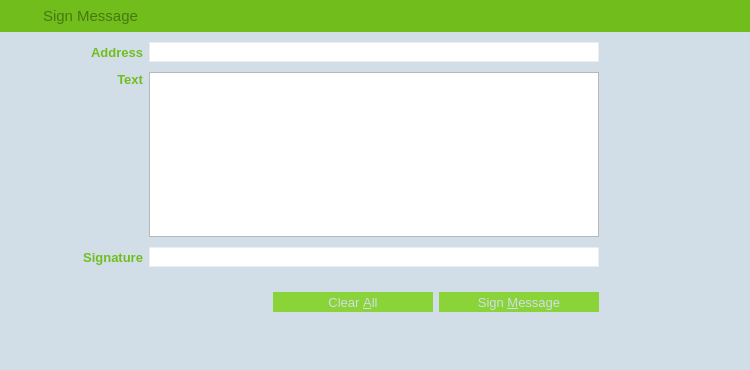
<?xml version="1.0" encoding="UTF-8"?>
<ui version="4.0">
 <class>SignMessagePage</class>
 <widget class="QWidget" name="SignMessagePage">
  <property name="geometry">
   <rect>
    <x>0</x>
    <y>0</y>
    <width>750</width>
    <height>370</height>
   </rect>
  </property>
  <property name="palette">
   <palette>
    <active>
     <colorrole role="Button">
      <brush brushstyle="SolidPattern">
       <color alpha="255">
        <red>233</red>
        <green>217</green>
        <blue>216</blue>
       </color>
      </brush>
     </colorrole>
     <colorrole role="Base">
      <brush brushstyle="SolidPattern">
       <color alpha="255">
        <red>233</red>
        <green>217</green>
        <blue>216</blue>
       </color>
      </brush>
     </colorrole>
     <colorrole role="Window">
      <brush brushstyle="SolidPattern">
       <color alpha="255">
        <red>233</red>
        <green>217</green>
        <blue>216</blue>
       </color>
      </brush>
     </colorrole>
     <colorrole role="Highlight">
      <brush brushstyle="SolidPattern">
       <color alpha="255">
        <red>235</red>
        <green>235</green>
        <blue>235</blue>
       </color>
      </brush>
     </colorrole>
     <colorrole role="HighlightedText">
      <brush brushstyle="SolidPattern">
       <color alpha="255">
        <red>171</red>
        <green>127</green>
        <blue>130</blue>
       </color>
      </brush>
     </colorrole>
    </active>
    <inactive>
     <colorrole role="Button">
      <brush brushstyle="SolidPattern">
       <color alpha="255">
        <red>233</red>
        <green>217</green>
        <blue>216</blue>
       </color>
      </brush>
     </colorrole>
     <colorrole role="Base">
      <brush brushstyle="SolidPattern">
       <color alpha="255">
        <red>233</red>
        <green>217</green>
        <blue>216</blue>
       </color>
      </brush>
     </colorrole>
     <colorrole role="Window">
      <brush brushstyle="SolidPattern">
       <color alpha="255">
        <red>233</red>
        <green>217</green>
        <blue>216</blue>
       </color>
      </brush>
     </colorrole>
     <colorrole role="Highlight">
      <brush brushstyle="SolidPattern">
       <color alpha="255">
        <red>235</red>
        <green>235</green>
        <blue>235</blue>
       </color>
      </brush>
     </colorrole>
     <colorrole role="HighlightedText">
      <brush brushstyle="SolidPattern">
       <color alpha="255">
        <red>171</red>
        <green>127</green>
        <blue>130</blue>
       </color>
      </brush>
     </colorrole>
    </inactive>
    <disabled>
     <colorrole role="Button">
      <brush brushstyle="SolidPattern">
       <color alpha="255">
        <red>233</red>
        <green>217</green>
        <blue>216</blue>
       </color>
      </brush>
     </colorrole>
     <colorrole role="Base">
      <brush brushstyle="SolidPattern">
       <color alpha="255">
        <red>233</red>
        <green>217</green>
        <blue>216</blue>
       </color>
      </brush>
     </colorrole>
     <colorrole role="Window">
      <brush brushstyle="SolidPattern">
       <color alpha="255">
        <red>233</red>
        <green>217</green>
        <blue>216</blue>
       </color>
      </brush>
     </colorrole>
     <colorrole role="Highlight">
      <brush brushstyle="SolidPattern">
       <color alpha="255">
        <red>240</red>
        <green>240</green>
        <blue>240</blue>
       </color>
      </brush>
     </colorrole>
     <colorrole role="HighlightedText">
      <brush brushstyle="SolidPattern">
       <color alpha="255">
        <red>171</red>
        <green>127</green>
        <blue>130</blue>
       </color>
      </brush>
     </colorrole>
    </disabled>
   </palette>
  </property>
  <property name="windowTitle">
   <string>Form</string>
  </property>
  <property name="styleSheet">
   <string notr="true">QLineEdit {
	border: 1px solid #ededed;
}
</string>
  </property>
  <layout class="QVBoxLayout" name="verticalLayout_4">
   <property name="spacing">
    <number>0</number>
   </property>
   <property name="leftMargin">
    <number>0</number>
   </property>
   <property name="topMargin">
    <number>0</number>
   </property>
   <property name="rightMargin">
    <number>0</number>
   </property>
   <property name="bottomMargin">
    <number>0</number>
   </property>
   <item>
    <widget class="QWidget" name="wHeader" native="true">
     <property name="minimumSize">
      <size>
       <width>0</width>
       <height>32</height>
      </size>
     </property>
     <property name="maximumSize">
      <size>
       <width>16777215</width>
       <height>32</height>
      </size>
     </property>
     <property name="styleSheet">
      <string notr="true">background-color: rgb(113,189,28);</string>
     </property>
     <property name="is_header" stdset="0">
      <bool>true</bool>
     </property>
     <layout class="QHBoxLayout" name="horizontalLayout_20">
      <property name="leftMargin">
       <number>0</number>
      </property>
      <property name="topMargin">
       <number>0</number>
      </property>
      <property name="rightMargin">
       <number>0</number>
      </property>
      <property name="bottomMargin">
       <number>0</number>
      </property>
      <item>
       <spacer name="horizontalSpacer_28">
        <property name="orientation">
         <enum>Qt::Horizontal</enum>
        </property>
        <property name="sizeType">
         <enum>QSizePolicy::Fixed</enum>
        </property>
        <property name="sizeHint" stdset="0">
         <size>
          <width>7</width>
          <height>20</height>
         </size>
        </property>
       </spacer>
      </item>
      <item>
       <widget class="QLabel" name="label_37">
        <property name="sizePolicy">
         <sizepolicy hsizetype="Preferred" vsizetype="Preferred">
          <horstretch>0</horstretch>
          <verstretch>0</verstretch>
         </sizepolicy>
        </property>
        <property name="minimumSize">
         <size>
          <width>30</width>
          <height>30</height>
         </size>
        </property>
        <property name="maximumSize">
         <size>
          <width>30</width>
          <height>30</height>
         </size>
        </property>
        <property name="text">
         <string/>
        </property>
        <property name="pixmap">
         <pixmap resource="../res.qrc">:/res/sign_message_icon.png</pixmap>
        </property>
       </widget>
      </item>
      <item>
       <widget class="QLabel" name="label_38">
        <property name="font">
         <font>
          <pointsize>11</pointsize>
          <stylestrategy>PreferAntialias</stylestrategy>
         </font>
        </property>
        <property name="styleSheet">
         <string notr="true">QLabel {
	color: rgb(70,120,16);
}</string>
        </property>
        <property name="text">
         <string>Sign Message</string>
        </property>
        <property name="buddy">
         <cstring></cstring>
        </property>
       </widget>
      </item>
     </layout>
    </widget>
   </item>
   <item>
    <widget class="QWidget" name="wContainer" native="true">
     <property name="styleSheet">
      <string notr="true">#wContainer {
	background-color: rgb(209,222,231);
}</string>
     </property>
     <layout class="QVBoxLayout" name="verticalLayout_2">
      <property name="spacing">
       <number>0</number>
      </property>
      <property name="leftMargin">
       <number>0</number>
      </property>
      <property name="topMargin">
       <number>0</number>
      </property>
      <property name="rightMargin">
       <number>0</number>
      </property>
      <property name="bottomMargin">
       <number>0</number>
      </property>
      <item>
       <layout class="QHBoxLayout" name="horizontalLayout" stretch="1,7,1">
        <property name="spacing">
         <number>0</number>
        </property>
        <item>
         <spacer name="horizontalSpacer_29">
          <property name="orientation">
           <enum>Qt::Horizontal</enum>
          </property>
          <property name="sizeHint" stdset="0">
           <size>
            <width>136</width>
            <height>216</height>
           </size>
          </property>
         </spacer>
        </item>
        <item>
         <layout class="QVBoxLayout" name="verticalLayout_3">
          <property name="topMargin">
           <number>0</number>
          </property>
          <item>
           <layout class="QGridLayout" name="gridLayout_5">
            <property name="topMargin">
             <number>6</number>
            </property>
            <property name="bottomMargin">
             <number>3</number>
            </property>
            <property name="spacing">
             <number>6</number>
            </property>
            <item row="2" column="0">
             <widget class="QLabel" name="label_40">
              <property name="font">
               <font>
                <pointsize>10</pointsize>
                <weight>75</weight>
                <bold>true</bold>
               </font>
              </property>
              <property name="styleSheet">
               <string notr="true">QLabel {
	color: rgb(113,189,28);
}</string>
              </property>
              <property name="text">
               <string>Signature</string>
              </property>
              <property name="alignment">
               <set>Qt::AlignRight|Qt::AlignTrailing|Qt::AlignVCenter</set>
              </property>
              <property name="margin">
               <number>5</number>
              </property>
             </widget>
            </item>
            <item row="0" column="3">
             <widget class="QPushButton" name="addressBookButton_SM">
              <property name="minimumSize">
               <size>
                <width>28</width>
                <height>28</height>
               </size>
              </property>
              <property name="maximumSize">
               <size>
                <width>28</width>
                <height>28</height>
               </size>
              </property>
              <property name="toolTip">
               <string>Choose an address from the address book</string>
              </property>
              <property name="styleSheet">
               <string notr="true">QPushButton {
	border: 0px solid gray;
	image: url(:/res/addressbook/normal.png);	
}

QPushButton:!enabled {
	image: url(:/res/addressbook/disabled.png);
}

QPushButton:pressed:flat {
	image: url(:/res/addressbook/pressed.png);
}

QPushButton:hover {
	image: url(:/res/addressbook/hover.png);
}</string>
              </property>
              <property name="shortcut">
               <string>Alt+A</string>
              </property>
              <property name="flat">
               <bool>true</bool>
              </property>
             </widget>
            </item>
            <item row="0" column="2">
             <widget class="QPushButton" name="pasteButton_SM">
              <property name="minimumSize">
               <size>
                <width>28</width>
                <height>28</height>
               </size>
              </property>
              <property name="maximumSize">
               <size>
                <width>28</width>
                <height>28</height>
               </size>
              </property>
              <property name="toolTip">
               <string>Paste address from clipboard</string>
              </property>
              <property name="styleSheet">
               <string notr="true">QPushButton {
	border: 0px solid gray;
	image: url(:/res/paste/normal.png);	
}

QPushButton:!enabled {
	image: url(:/res/paste/disabled.png);
}

QPushButton:pressed:flat {
	image: url(:/res/paste/pressed.png);
}

QPushButton:hover {
	image: url(:/res/paste/hover.png);
}</string>
              </property>
              <property name="shortcut">
               <string>Alt+P</string>
              </property>
              <property name="flat">
               <bool>true</bool>
              </property>
             </widget>
            </item>
            <item row="0" column="0">
             <widget class="QLabel" name="label_39">
              <property name="font">
               <font>
                <pointsize>10</pointsize>
                <weight>75</weight>
                <bold>true</bold>
               </font>
              </property>
              <property name="styleSheet">
               <string notr="true">QLabel {
	color: rgb(113,189,28);
}</string>
              </property>
              <property name="text">
               <string>Address</string>
              </property>
              <property name="alignment">
               <set>Qt::AlignRight|Qt::AlignTrailing|Qt::AlignVCenter</set>
              </property>
              <property name="margin">
               <number>5</number>
              </property>
             </widget>
            </item>
            <item row="0" column="1">
             <widget class="QValidatedLineEdit" name="addressIn_SM">
              <property name="minimumSize">
               <size>
                <width>0</width>
                <height>20</height>
               </size>
              </property>
              <property name="font">
               <font>
                <pointsize>10</pointsize>
               </font>
              </property>
              <property name="toolTip">
               <string>The address to sign the message with (e.g. CNS17iag9jJgTHD1VXjvLCEnZuQ3rJDE9L)</string>
              </property>
              <property name="styleSheet">
               <string notr="true">color:rgb(113,189,28);</string>
              </property>
              <property name="maxLength">
               <number>34</number>
              </property>
             </widget>
            </item>
            <item row="1" column="0">
             <widget class="QLabel" name="label_41">
              <property name="font">
               <font>
                <pointsize>10</pointsize>
                <weight>75</weight>
                <bold>true</bold>
               </font>
              </property>
              <property name="styleSheet">
               <string notr="true">QLabel {
	color: rgb(113,189,28);
}</string>
              </property>
              <property name="text">
               <string>Text</string>
              </property>
              <property name="alignment">
               <set>Qt::AlignRight|Qt::AlignTop|Qt::AlignTrailing</set>
              </property>
              <property name="margin">
               <number>5</number>
              </property>
             </widget>
            </item>
            <item row="1" column="1">
             <widget class="QPlainTextEdit" name="messageIn_SM">
              <property name="font">
               <font>
                <pointsize>10</pointsize>
               </font>
              </property>
              <property name="toolTip">
               <string>Enter the message you want to sign here</string>
              </property>
              <property name="styleSheet">
               <string notr="true">color:rgb(113,189,28);</string>
              </property>
              <property name="plainText">
               <string/>
              </property>
              <property name="backgroundVisible">
               <bool>false</bool>
              </property>
             </widget>
            </item>
            <item row="2" column="2">
             <widget class="QPushButton" name="copySignatureButton_SM">
              <property name="minimumSize">
               <size>
                <width>28</width>
                <height>28</height>
               </size>
              </property>
              <property name="maximumSize">
               <size>
                <width>28</width>
                <height>28</height>
               </size>
              </property>
              <property name="toolTip">
               <string>Copy the current signature to the system clipboard</string>
              </property>
              <property name="styleSheet">
               <string notr="true">QPushButton {
	border: 0px solid gray;
	image: url(:/res/copy/normal.png);
}

QPushButton:pressed:flat {
	image: url(:/res/copy/pressed.png);
}

QPushButton:hover {
	image: url(:/res/copy/hover.png);
}</string>
              </property>
              <property name="text">
               <string/>
              </property>
              <property name="flat">
               <bool>true</bool>
              </property>
             </widget>
            </item>
            <item row="2" column="1">
             <widget class="QLineEdit" name="signatureOut_SM">
              <property name="minimumSize">
               <size>
                <width>0</width>
                <height>20</height>
               </size>
              </property>
              <property name="font">
               <font>
                <pointsize>10</pointsize>
               </font>
              </property>
              <property name="styleSheet">
               <string notr="true">color:rgb(113,189,28);</string>
              </property>
              <property name="readOnly">
               <bool>true</bool>
              </property>
             </widget>
            </item>
           </layout>
          </item>
          <item>
           <widget class="QLabel" name="statusLabel_SM">
            <property name="font">
             <font>
              <pointsize>10</pointsize>
              <weight>75</weight>
              <bold>true</bold>
             </font>
            </property>
            <property name="text">
             <string/>
            </property>
            <property name="alignment">
             <set>Qt::AlignCenter</set>
            </property>
            <property name="wordWrap">
             <bool>true</bool>
            </property>
           </widget>
          </item>
          <item>
           <widget class="QWidget" name="wAcceptHolder" native="true">
            <property name="minimumSize">
             <size>
              <width>0</width>
              <height>26</height>
             </size>
            </property>
            <layout class="QHBoxLayout" name="horizontalLayout_22">
             <property name="leftMargin">
              <number>0</number>
             </property>
             <property name="topMargin">
              <number>0</number>
             </property>
             <property name="rightMargin">
              <number>0</number>
             </property>
             <property name="bottomMargin">
              <number>0</number>
             </property>
             <item>
              <spacer name="horizontalSpacer_30">
               <property name="orientation">
                <enum>Qt::Horizontal</enum>
               </property>
               <property name="sizeHint" stdset="0">
                <size>
                 <width>40</width>
                 <height>20</height>
                </size>
               </property>
              </spacer>
             </item>
             <item>
              <widget class="QPushButton" name="clearButton_SM">
               <property name="minimumSize">
                <size>
                 <width>160</width>
                 <height>20</height>
                </size>
               </property>
               <property name="maximumSize">
                <size>
                 <width>160</width>
                 <height>20</height>
                </size>
               </property>
               <property name="font">
                <font>
                 <pointsize>10</pointsize>
                 <stylestrategy>PreferAntialias</stylestrategy>
                </font>
               </property>
               <property name="toolTip">
                <string>Reset all sign message fields</string>
               </property>
               <property name="styleSheet">
                <string notr="true">QPushButton {
	background-color: rgb(138,211,57);
	color: rgb(209,222,231);
	border: 0px solid gray;
	max-height: 20px;
	min-height: 20px;
	max-width: 160px;
	min-width: 160px;
}

QPushButton:pressed:flat {
	background-color: rgb(70,120,16);
}

QPushButton:hover {
	background-color: rgb(70,120,16);
}</string>
               </property>
               <property name="text">
                <string>Clear &amp;All</string>
               </property>
               <property name="flat">
                <bool>true</bool>
               </property>
              </widget>
             </item>
             <item>
              <widget class="QPushButton" name="signMessageButton_SM">
               <property name="font">
                <font>
                 <pointsize>10</pointsize>
                 <stylestrategy>PreferAntialias</stylestrategy>
                </font>
               </property>
               <property name="toolTip">
                <string>Sign the message to prove you own this Carbonemissiontradecoin address</string>
               </property>
               <property name="styleSheet">
                <string notr="true">QPushButton {
	background-color: rgb(138,211,57);
	color: rgb(209,222,231);
	border: 0px solid gray;
	max-height: 20px;
	min-height: 20px;
	max-width: 160px;
	min-width: 160px;
}

QPushButton:pressed:flat {
	background-color: rgb(70,120,16);
}

QPushButton:hover {
	background-color: rgb(70,120,16);
}</string>
               </property>
               <property name="text">
                <string>Sign &amp;Message</string>
               </property>
               <property name="flat">
                <bool>true</bool>
               </property>
              </widget>
             </item>
             <item>
              <spacer name="horizontalSpacer">
               <property name="orientation">
                <enum>Qt::Horizontal</enum>
               </property>
               <property name="sizeType">
                <enum>QSizePolicy::Fixed</enum>
               </property>
               <property name="sizeHint" stdset="0">
                <size>
                 <width>68</width>
                 <height>20</height>
                </size>
               </property>
              </spacer>
             </item>
            </layout>
           </widget>
          </item>
         </layout>
        </item>
        <item>
         <spacer name="horizontalSpacer_31">
          <property name="orientation">
           <enum>Qt::Horizontal</enum>
          </property>
          <property name="sizeHint" stdset="0">
           <size>
            <width>136</width>
            <height>20</height>
           </size>
          </property>
         </spacer>
        </item>
       </layout>
      </item>
      <item>
       <spacer name="verticalSpacer">
        <property name="orientation">
         <enum>Qt::Vertical</enum>
        </property>
        <property name="sizeHint" stdset="0">
         <size>
          <width>20</width>
          <height>82</height>
         </size>
        </property>
       </spacer>
      </item>
     </layout>
    </widget>
   </item>
  </layout>
 </widget>
 <customwidgets>
  <customwidget>
   <class>QValidatedLineEdit</class>
   <extends>QLineEdit</extends>
   <header>qvalidatedlineedit.h</header>
  </customwidget>
 </customwidgets>
 <resources>
  <include location="../res.qrc"/>
 </resources>
 <connections/>
</ui>
